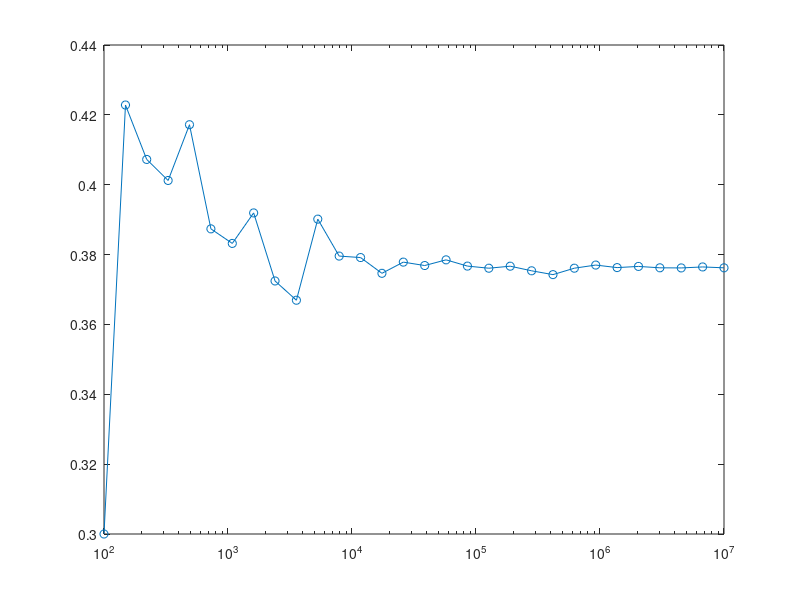

Write MATLAB code to recreate this figure. (Note: this script raises an error after producing the figure.)
clear;
clc;
close all;

p_exact = 23*pi/192;

N_values = round(logspace(2, 7, 30));

p_estimates = zeros(size(N_values));

for i = 1:length(N_values)

    N = N_values(i);

    X = rand(N,1);
    Y = rand(N,1);
    Z = rand(N,1);

    success = (X.^2 + Y.^2 < Z) & (Z.^2 > X.*Y);

    p_estimates(i) = mean(success);

end

figure;

semilogx(N_values, p_estimates, 'o-');
hold on;

yline(p_exact, '--');

xlabel('Sample size N');
ylabel('Estimated probability');
title('Monte Carlo Estimate vs. Sample Size');
legend('Monte Carlo estimate', 'Analytic value', ...
    'Location', 'best');

grid on;
